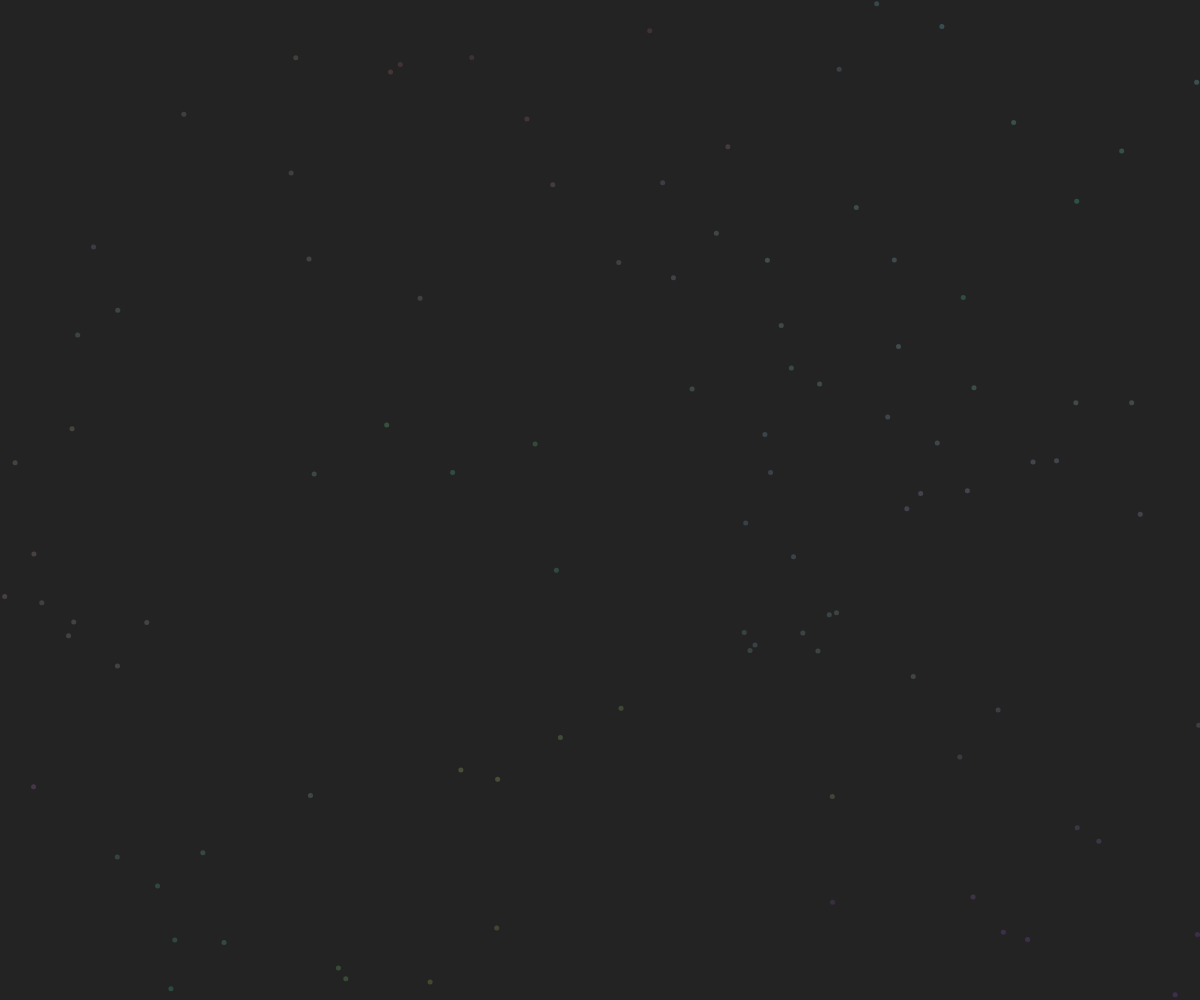
Frame 1 (no input)
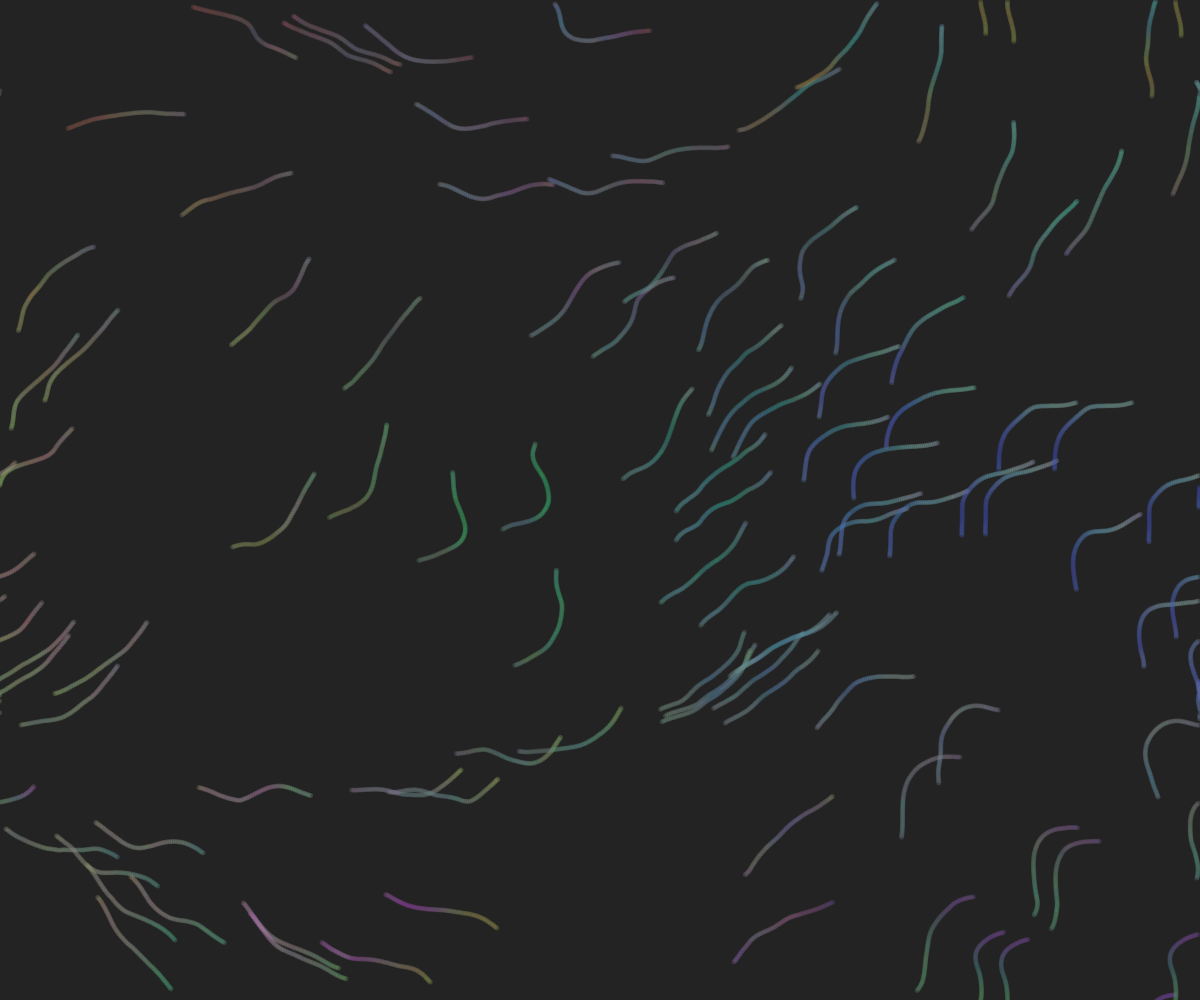
Frame 60 (no input)
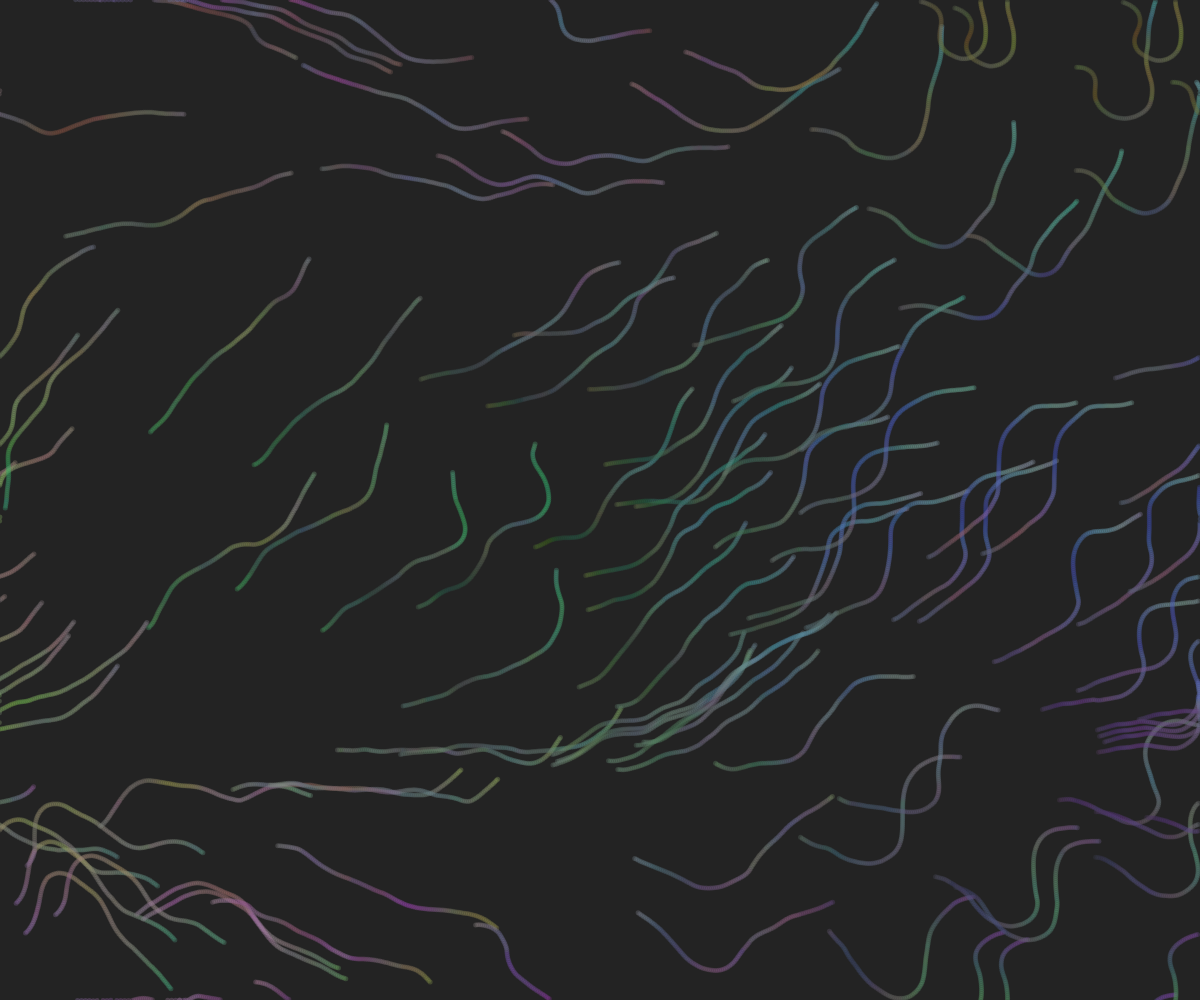
Frame 120 (the mouse pressed at the canvas centre since frame 60)

The p5.js sketch that drew these frames (run headless with seeded random() and noise() and a simulated clock; from frame 60 on, the mouse is pressed at the canvas centre):

// p5.js sketch
// ── sketch.js
let row, col, size;
let arrows = [];
let x_off = 0,
  y_off = 0,
  z_off = 0,
  increment = 0.1,
  radius;
let particles = [];
let colors = [];
let num = 100;

function setup() {
  createCanvas(windowWidth, windowHeight);
  angleMode(DEGREES);
  // colorMode(HSB);

  size = 50;
  radius = size / 2;
  row = ceil(height / size);
  col = ceil(width / size);

  for (let i = 0; i < num; i++) {
    particles[i] = new Particle(random(0, width), random(0, height));
  }
  background(0, 220);
}

function draw() {
  y_off = 0;
  for (let i = 0; i < row; i++) {
    arrows[i] = [];
    colors[i] = [];
    x_off = 0;
    for (let j = 0; j < col; j++) {
      let x = j * size;
      let y = i * size;

      let r = map(noise(x_off + 10, y_off, z_off), 0, 1, 0, 255);
      let g = map(noise(x_off, y_off + 20, z_off), 0, 1, 0, 255);
      let b = map(noise(x_off, y_off, z_off + 30), 0, 1, 0, 255);
      let c = color(r, g, b, 80);
      colors[i][j] = c;

      print(c);
      //fill(c);
      //square(x, y, size);
      //text(c.toString(), size / 2 + x, size / 2 + y);

      let angle = map(noise(x_off, y_off, z_off), 0, 1, 0, 360);
      arrows[i][j] = createVector(cos(angle), sin(angle));

      let pt0 = createVector(size / 2 + x, size / 2 + y);
      let pt1 = createVector(arrows[i][j].x * radius, arrows[i][j].y * radius);

      //line(pt0.x, pt0.y, pt0.x + pt1.x, pt0.y + pt1.y);
      //ellipse(pt0.x + pt1.x, pt0.y + pt1.y, 5, 5);

      //text(round(angle, 2), size / 2 + x ,size / 2 + y);

      x_off += increment;
    }
    y_off += increment;
    z_off += 0.001;
  }

  for (let i = 0; i < num; i++) {
    particles[i].checkEdges();
    particles[i].direction(arrows);
    particles[i].update();
    particles[i].display(colors);
  }
}

function mouseClicked() {
  z_off = 0;

  for (let i = 0; i < num; i++) {
    particles[i] = new Particle(random(0, width), random(0, height));
  }

  background(0, 220);
}

// ── particle.js
class Particle {
  constructor(x, y) {
    this.position = createVector(x, y);
    this.velocity = createVector(0, 0);
    this.acceleration = createVector(0, 0);
  }

  update() {
    this.velocity.add(this.acceleration);
    this.velocity.limit(2);
    this.position.add(this.velocity);
    this.acceleration.mult(0);
  }

  applyForce(force) {
    this.acceleration.add(force);
  }

  direction(flowField) {
    let i = floor(this.position.x / size);
    let j = floor(this.position.y / size);
    i = constrain(i, 0, row - 1);
    j = constrain(j, 0, col - 1);
    let force = createVector(flowField[i][j].x, flowField[i][j].y);
    this.applyForce(force);
  }

  display(colors) {
    let i = floor(this.position.x / size);
    let j = floor(this.position.y / size);
    i = constrain(i, 0, row - 1);
    j = constrain(j, 0, col - 1);
    push();
    noStroke();
    fill(colors[i][j]);
    ellipse(this.position.x, this.position.y, 5, 5);
    pop();
  }

  checkEdges() {
    if (this.position.x > width) {
      this.position.x = 0;
    }
    if (this.position.x < 0) {
      this.position.x = width;
    }
    if (this.position.y > height) {
      this.position.y = 0;
    }
    if (this.position.y < 0) {
      this.position.y = height;
    }
  }
}
